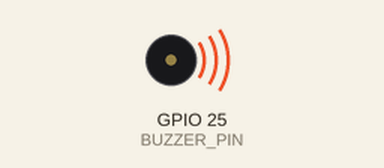
A program run on a simulated ESP32. On the bench: buzzer (waves = sounding). What the program prints to the serial monitor is not drawn.

Above: at 1.1 s.
At 5.53 s:
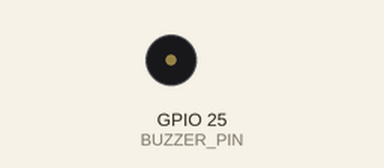
Timing chart, 0 to 45.1 s (numbered marks = the images above):
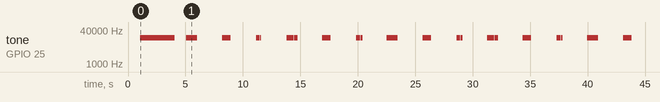

Measured:
- by itself, tone on GPIO 25 (BUZZER_PIN): plays 17500 Hz for 3.0 s, 17500 Hz for 0.02 s, 17500 Hz for 0.02 s, 17500 Hz for 0.02 s, 17500 Hz for 0.02 s, 17500 Hz for 0.02 s … (167 notes in this stretch)

The program:

main.cpp
```cpp
#include <Arduino.h>
#include <driver/ledc.h>
#include "esp_timer.h"

// ====== 硬件配置 ======
#define BUZZER_PIN    25        // 压电陶瓷片连接引脚
#define CARRIER_FREQ  17500     // 载波频率 17.5kHz
#define PWM_CHANNEL   0         // LEDC通道
#define PWM_RESOLUTION 10       // 10-bit分辨率 (0-1023)
#define PWM_DUTY      512       // 50%占空比（可调节音量）

// ====== OOK调制参数 ======
#define BIT_TIME_MS   20        // 每bit时长（与接收端一致）
#define SYNC_PATTERN  0xAA      // 同步头 10101010

// ====== 全局变量 ======
bool carrier_on = false;

// ====== 初始化PWM ======
void initCarrier() {
  // LEDC定时器配置
  ledc_timer_config_t timer_conf = {
    .speed_mode = LEDC_HIGH_SPEED_MODE,
    .duty_resolution = (ledc_timer_bit_t)PWM_RESOLUTION,
    .timer_num = LEDC_TIMER_0,
    .freq_hz = CARRIER_FREQ,
    .clk_cfg = LEDC_AUTO_CLK
  };
  ledc_timer_config(&timer_conf);

  // LEDC通道配置
  ledc_channel_config_t channel_conf = {
    .gpio_num = BUZZER_PIN,
    .speed_mode = LEDC_HIGH_SPEED_MODE,
    .channel = (ledc_channel_t)PWM_CHANNEL,
    .intr_type = LEDC_INTR_DISABLE,
    .timer_sel = LEDC_TIMER_0,
    .duty = 0,  // 初始关闭
    .hpoint = 0
  };
  ledc_channel_config(&channel_conf);

  Serial.println("✅ PWM初始化完成");
}

// ====== 载波控制 ======
void carrierOn() {
  ledc_set_duty(LEDC_HIGH_SPEED_MODE, (ledc_channel_t)PWM_CHANNEL, PWM_DUTY);
  ledc_update_duty(LEDC_HIGH_SPEED_MODE, (ledc_channel_t)PWM_CHANNEL);
  carrier_on = true;
}

void carrierOff() {
  ledc_set_duty(LEDC_HIGH_SPEED_MODE, (ledc_channel_t)PWM_CHANNEL, 0);
  ledc_update_duty(LEDC_HIGH_SPEED_MODE, (ledc_channel_t)PWM_CHANNEL);
  carrier_on = false;
}

// ====== OOK调制：发送一个bit ======
void sendBit(bool bit) {
  if (bit) {
    carrierOn();
  } else {
    carrierOff();
  }
  delayMicroseconds(BIT_TIME_MS * 1000);  // 精确延时
}

// ====== 发送一个字节 ======
void sendByte(uint8_t data) {
  for (int i = 7; i >= 0; i--) {
    bool bit = (data >> i) & 0x01;
    sendBit(bit);
  }
}

// ====== 发送数据包 ======
void sendPacket(const uint8_t* data, int length) {
  int64_t start_time = esp_timer_get_time();

  // 1. 发送同步头
  sendByte(SYNC_PATTERN);

  // 2. 发送数据
  for (int i = 0; i < length; i++) {
    sendByte(data[i]);
  }

  // 3. 发送结束标志
  sendByte(0x00);

  // 4. 关闭载波
  carrierOff();

  int64_t duration = esp_timer_get_time() - start_time;

  Serial.printf("📤 发送完成: %d字节, 耗时%.2fms\n",
                length, duration / 1000.0);
}

// ====== 发送字符串（便捷函数）======
void sendString(const char* str) {
  sendPacket((const uint8_t*)str, strlen(str));
}

// ====== 设置 ======
void setup() {
  Serial.begin(115200);
  delay(1000);

  Serial.println("\n╔════════════════════════════════════════╗");
  Serial.println("║   17.5kHz 超声波发送器                ║");
  Serial.println("║   (压电陶瓷片 OOK调制)                ║");
  Serial.println("╚════════════════════════════════════════╝\n");

  // 初始化PWM
  initCarrier();

  // 显示配置
  Serial.println("┌──────────────────────────────┐");
  Serial.println("│      发送参数                │");
  Serial.println("├──────────────────────────────┤");
  Serial.printf("│ 载波频率:   %d Hz\n", CARRIER_FREQ);
  Serial.printf("│ 调制方式:   OOK\n");
  Serial.printf("│ Bit时长:    %d ms\n", BIT_TIME_MS);
  Serial.printf("│ 比特率:     %d bps\n", 1000 / BIT_TIME_MS);
  Serial.printf("│ 占空比:     %d%%\n", (PWM_DUTY * 100) / 1024);
  Serial.println("└──────────────────────────────┘\n");

  // 测试音
  Serial.println("🔊 发送测试音（3秒）...");
  carrierOn();
  delay(3000);
  carrierOff();
  Serial.println("测试完成\n");

  delay(1000);
}

// ====== 主循环 ======
void loop() {
  // 示例1: 发送字符串
  Serial.println("发送: Hello");
  sendString("Hello");
  delay(2000);

  // 示例2: 发送自定义数据
  uint8_t data[] = {0x12, 0x34, 0x56, 0x78};
  Serial.println("发送: 自定义数据");
  sendPacket(data, 4);
  delay(2000);

  // 示例3: 发送计数
  static int counter = 0;
  char buffer[16];
  sprintf(buffer, "N%d", counter++);
  Serial.printf("发送: %s\n", buffer);
  sendString(buffer);
  delay(2000);
}
```
